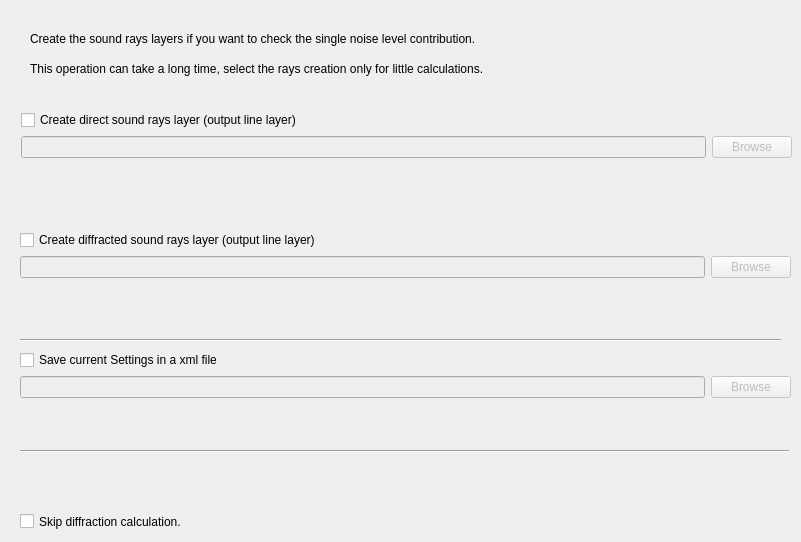
   <widget class="QWidget" name="tabDebug">
    <property name="whatsThis">
     <string/>
    </property>
    <attribute name="title">
     <string>Options</string>
    </attribute>
    <widget class="QLabel" name="label_14">
     <property name="geometry">
      <rect>
       <x>30</x>
       <y>30</y>
       <width>641</width>
       <height>17</height>
      </rect>
     </property>
     <property name="text">
      <string>Create the sound rays layers if you want to check the single noise level contribution.</string>
     </property>
     <property name="alignment">
      <set>Qt::AlignLeading|Qt::AlignLeft|Qt::AlignVCenter</set>
     </property>
    </widget>
    <widget class="QWidget" name="verticalLayoutWidget_12">
     <property name="geometry">
      <rect>
       <x>20</x>
       <y>230</y>
       <width>771</width>
       <height>91</height>
      </rect>
     </property>
     <layout class="QVBoxLayout" name="rays_layer_verticalLayout_2">
      <property name="sizeConstraint">
       <enum>QLayout::SetMaximumSize</enum>
      </property>
      <item>
       <widget class="QCheckBox" name="diff_rays_layer_checkBox">
        <property name="enabled">
         <bool>true</bool>
        </property>
        <property name="text">
         <string>Create diffracted sound rays layer (output line layer)</string>
        </property>
        <property name="checked">
         <bool>false</bool>
        </property>
       </widget>
      </item>
      <item>
       <layout class="QHBoxLayout" name="rays_layer_horizontalLayout_2">
        <property name="sizeConstraint">
         <enum>QLayout::SetFixedSize</enum>
        </property>
        <item>
         <widget class="QLineEdit" name="diff_rays_layer_lineEdit">
          <property name="enabled">
           <bool>false</bool>
          </property>
          <property name="sizePolicy">
           <sizepolicy hsizetype="Expanding" vsizetype="Maximum">
            <horstretch>0</horstretch>
            <verstretch>0</verstretch>
           </sizepolicy>
          </property>
         </widget>
        </item>
        <item>
         <widget class="QPushButton" name="diff_rays_layer_pushButton">
          <property name="enabled">
           <bool>false</bool>
          </property>
          <property name="sizePolicy">
           <sizepolicy hsizetype="Fixed" vsizetype="Fixed">
            <horstretch>0</horstretch>
            <verstretch>0</verstretch>
           </sizepolicy>
          </property>
          <property name="text">
           <string>Browse</string>
          </property>
         </widget>
        </item>
       </layout>
      </item>
     </layout>
    </widget>
    <widget class="QWidget" name="verticalLayoutWidget_7">
     <property name="geometry">
      <rect>
       <x>21</x>
       <y>110</y>
       <width>771</width>
       <height>91</height>
      </rect>
     </property>
     <layout class="QVBoxLayout" name="rays_layer_verticalLayout">
      <property name="sizeConstraint">
       <enum>QLayout::SetMaximumSize</enum>
      </property>
      <item>
       <widget class="QCheckBox" name="rays_layer_checkBox">
        <property name="enabled">
         <bool>true</bool>
        </property>
        <property name="text">
         <string>Create direct sound rays layer (output line layer)</string>
        </property>
        <property name="checked">
         <bool>false</bool>
        </property>
       </widget>
      </item>
      <item>
       <layout class="QHBoxLayout" name="rays_layer_horizontalLayout">
        <property name="sizeConstraint">
         <enum>QLayout::SetFixedSize</enum>
        </property>
        <item>
         <widget class="QLineEdit" name="rays_layer_lineEdit">
          <property name="enabled">
           <bool>false</bool>
          </property>
          <property name="sizePolicy">
           <sizepolicy hsizetype="Expanding" vsizetype="Maximum">
            <horstretch>0</horstretch>
            <verstretch>0</verstretch>
           </sizepolicy>
          </property>
         </widget>
        </item>
        <item>
         <widget class="QPushButton" name="rays_layer_pushButton">
          <property name="enabled">
           <bool>false</bool>
          </property>
          <property name="sizePolicy">
           <sizepolicy hsizetype="Fixed" vsizetype="Fixed">
            <horstretch>0</horstretch>
            <verstretch>0</verstretch>
           </sizepolicy>
          </property>
          <property name="text">
           <string>Browse</string>
          </property>
         </widget>
        </item>
       </layout>
      </item>
     </layout>
    </widget>
    <widget class="QLabel" name="label_15">
     <property name="geometry">
      <rect>
       <x>30</x>
       <y>60</y>
       <width>641</width>
       <height>17</height>
      </rect>
     </property>
     <property name="text">
      <string>This operation can take a long time, select the rays creation only for little calculations.</string>
     </property>
     <property name="alignment">
      <set>Qt::AlignLeading|Qt::AlignLeft|Qt::AlignVCenter</set>
     </property>
    </widget>
    <widget class="QWidget" name="verticalLayoutWidget_8">
     <property name="geometry">
      <rect>
       <x>20</x>
       <y>350</y>
       <width>771</width>
       <height>91</height>
      </rect>
     </property>
     <layout class="QVBoxLayout" name="rays_layer_verticalLayout_3">
      <property name="sizeConstraint">
       <enum>QLayout::SetMaximumSize</enum>
      </property>
      <item>
       <widget class="QCheckBox" name="save_settings_checkBox">
        <property name="enabled">
         <bool>true</bool>
        </property>
        <property name="text">
         <string>Save current Settings in a xml file</string>
        </property>
        <property name="checked">
         <bool>false</bool>
        </property>
       </widget>
      </item>
      <item>
       <layout class="QHBoxLayout" name="rays_layer_horizontalLayout_3">
        <property name="sizeConstraint">
         <enum>QLayout::SetFixedSize</enum>
        </property>
        <item>
         <widget class="QLineEdit" name="save_settings_lineEdit">
          <property name="enabled">
           <bool>false</bool>
          </property>
          <property name="sizePolicy">
           <sizepolicy hsizetype="Expanding" vsizetype="Maximum">
            <horstretch>0</horstretch>
            <verstretch>0</verstretch>
           </sizepolicy>
          </property>
         </widget>
        </item>
        <item>
         <widget class="QPushButton" name="save_settings_pushButton">
          <property name="enabled">
           <bool>false</bool>
          </property>
          <property name="sizePolicy">
           <sizepolicy hsizetype="Fixed" vsizetype="Fixed">
            <horstretch>0</horstretch>
            <verstretch>0</verstretch>
           </sizepolicy>
          </property>
          <property name="text">
           <string>Browse</string>
          </property>
         </widget>
        </item>
       </layout>
      </item>
     </layout>
    </widget>
    <widget class="Line" name="line_4">
     <property name="geometry">
      <rect>
       <x>20</x>
       <y>330</y>
       <width>761</width>
       <height>20</height>
      </rect>
     </property>
     <property name="orientation">
      <enum>Qt::Horizontal</enum>
     </property>
    </widget>
    <widget class="Line" name="line_2">
     <property name="geometry">
      <rect>
       <x>20</x>
       <y>450</y>
       <width>769</width>
       <height>3</height>
      </rect>
     </property>
     <property name="orientation">
      <enum>Qt::Horizontal</enum>
     </property>
    </widget>
    <widget class="QCheckBox" name="skip_diffraction_checkBox">
     <property name="geometry">
      <rect>
       <x>20</x>
       <y>510</y>
       <width>211</width>
       <height>23</height>
      </rect>
     </property>
     <property name="text">
      <string>Skip diffraction calculation.</string>
     </property>
    </widget>
   </widget>
